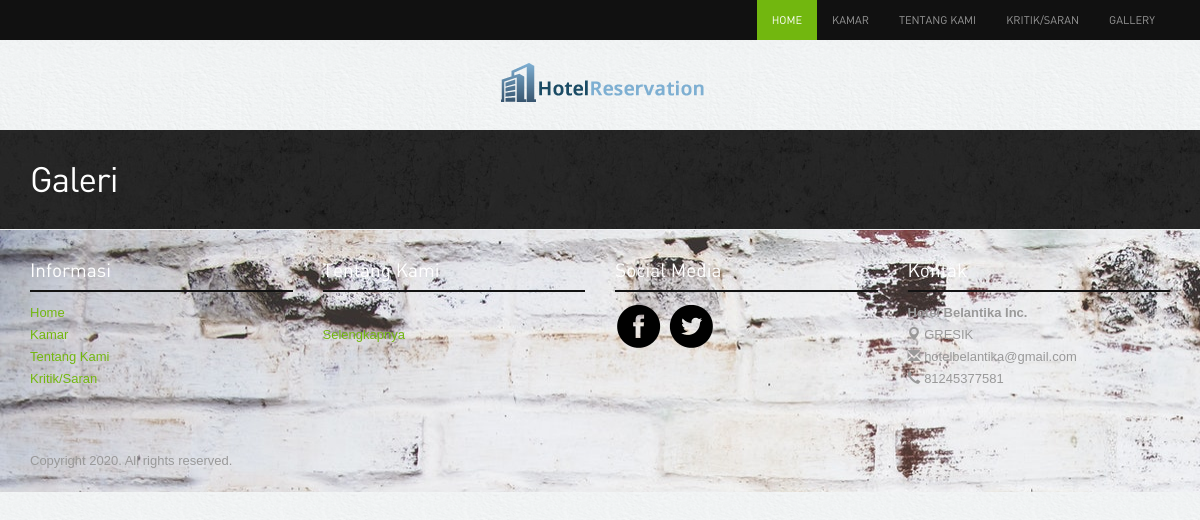
Page /index.php/home/galeri on the earlier database version.
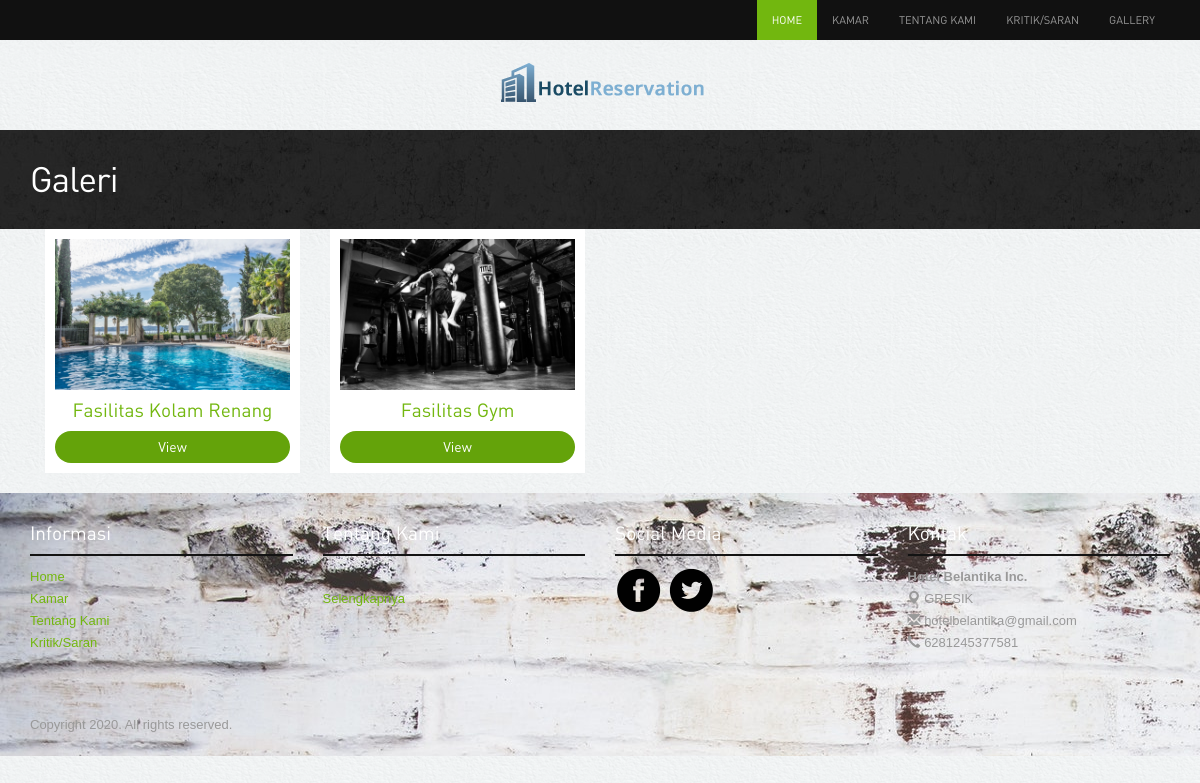
Same page on the later database version.
### tables this page shows
CREATE TABLE `tbl_tentang_hotel` (
  `id_tentang_hotel` int(11) NOT NULL,
  `nama_hotel` varchar(20) NOT NULL,
  `alamat_tentang_hotel` varchar(35) NOT NULL,
  `email_tentang_hotel` varchar(25) NOT NULL,
  `telp_tentang_hotel` bigint(15) NOT NULL,
  `isi_tentang_hotel` text NOT NULL,
  `logo` varchar(50) NOT NULL,
  `fb` varchar(50) NOT NULL,
  `tw` varchar(50) NOT NULL,
  `gp` varchar(50) NOT NULL
);

CREATE TABLE `tbl_galeri` (
  `id_galeri` int(11) NOT NULL,
  `nama_galeri` varchar(25) NOT NULL,
  `gambar` varchar(50) NOT NULL,
  `kategori_galeri_id` int(11) NOT NULL
);

### application/libraries/Template_home.php (called while the page is built)
<?php if ( ! defined('BASEPATH')) exit('No direct script access allowed');
class Template_home {
		var $template_data = array();
		function set($name, $value)
		{
			$this->template_data[$name] = $value;
		}
		function load($template_home = '', $view = '' , $view_data = array(), $return = FALSE)
		{
			$this->CI =& get_instance();
			$this->set('contents', $this->CI->load->view($view, $view_data, TRUE));
			return $this->CI->load->view($template_home, $this->template_data, $return);
		}
}

### application/controllers/home.php (called while the page is built, shortened)
<?php
class home extends CI_Controller{
public function galeri (){
		$data['tentang_kami'] = $this->home_model->TentangKami();
    	$data['galeri_kategori'] = $this->home_model->GaleriKategori();
    	$this->template_home->load('template_home','home/data/galeri',$data);
}
}

### index.php (called while the page is built, shortened)
<?php
require_once BASEPATH.'core/CodeIgniter.php';

### application/models/home_model.php (called while the page is built, shortened)
<?php
class home_model extends CI_Model{
    function TentangKami(){
        return $this->db->query("select * from tbl_tentang_hotel");
    }
    function GaleriKategori(){
        return $this->db->query("select a.*,b.*
        from tbl_kategori_galeri a join tbl_galeri b on a.id_kategori_galeri=b.kategori_galeri_id
        group by a.id_kategori_galeri
        order by a.id_kategori_galeri asc
        ");
    }
}

### application/views/template_home.php (the view, shortened to what the changed rows need)
<?php
foreach ($tentang_kami->result_array() as  $value) {
  $alamat_tentang_hotel = $value['alamat_tentang_hotel'];
  $email_tentang_hotel = $value['email_tentang_hotel'];
  $telp_tentang_hotel = $value['telp_tentang_hotel'];
  $logo = $value['logo'];
}
?>
<!DOCTYPE html>
<html lang="en">
<head>
 	<link rel="stylesheet" href="<?php echo base_url();?>assets/bootstrap/css/bootstrap.css" />
 	<link rel="stylesheet" href="<?php echo base_url();?>assets/bootstrap/css/custom.css" />
  <link rel="stylesheet" href="<?php echo base_url();?>assets/style.css"/>
<link rel="stylesheet" href="<?php echo base_url();?>assets/owl-carousel/owl.carousel.css">
<link rel="stylesheet" href="<?php echo base_url();?>assets/owl-carousel/owl.theme.css">
    <link rel="stylesheet" type="text/css" href="<?php echo base_url();?>assets/slitslider/css/style.css" />
    <link rel="stylesheet" type="text/css" href="<?php echo base_url();?>assets/slitslider/css/custom.css" />
<link href="<?php echo base_url();?>assets/date_picker_bootstrap/bootstrap-datetimepicker.min.css" rel="stylesheet" media="screen">
</head>
<body>
<div class="navbar-wrapper">
        <div class="navbar-inverse" role="navigation">
        </div>
    </div>
<div class="container">
<div class="header">
<center><a href="<?php echo base_url();?>"><img src="<?php echo base_url();?>images/tentang_kami/<?php echo $logo;?>" alt="Sistem Hotel"></a></center>
</div>
</div>
<?php echo $contents; ?>
<div class="footer">
<div class="container">
<div class="row">
             <div class="col-lg-3 col-sm-3">
                    <h4>Kontak</h4>
                    <p><b>Hotel Belantika Inc.</b><br>
<span class="glyphicon glyphicon-map-marker"></span> <?php echo $alamat_tentang_hotel;?> <br>
<span class="glyphicon glyphicon-envelope"></span> <?php echo $email_tentang_hotel;?><br>
<span class="glyphicon glyphicon-earphone"></span> <?php echo $telp_tentang_hotel;?></p>
            </div>
        </div>
</div></div>
</body>
</html>

### application/views/home/data/galeri.php (shortened to what the changed rows need)
<div class="inside-banner">
  <div class="container">
    <h2>Galeri</h2>
</div>
</div>
<div class="container">
<div class="properties-listing space">
<div class="col-lg-12 col-sm-12">
<div class="row">
    <?php
    foreach ($galeri_kategori->result_array() as $value) { ?>
    <div class="col-lg-3 col-sm-9">
      <div class="properties">
        <div class="image-holder"><img src="<?php echo base_url();?>images/galeri/<?php echo $value['gambar'];?>" class="img-responsive" alt="properties"/>
        </div>
        <h4><a href="<?php echo base_url();?>home/galeri_detail/<?php echo $value['id_kategori_galeri'];?>"><?php echo $value['nama_galeri'];?></a></h4>
        <a class="btn btn-primary" href="<?php echo base_url();?>home/galeri_detail/<?php echo $value['id_kategori_galeri'];?>">View</a>
      </div>
    </div>
    <?php
    }
    ?>
</div>
</div>
</div>
</div>

Differences in the rows shown:
changed tbl_tentang_hotel "GRESIK": telp_tentang_hotel "81245377581" → "6281245377581"
added tbl_galeri: gambar (picture), nama_galeri "Fasilitas Kolam Renang"
added tbl_galeri: gambar (picture), nama_galeri "Fasilitas Gym"
